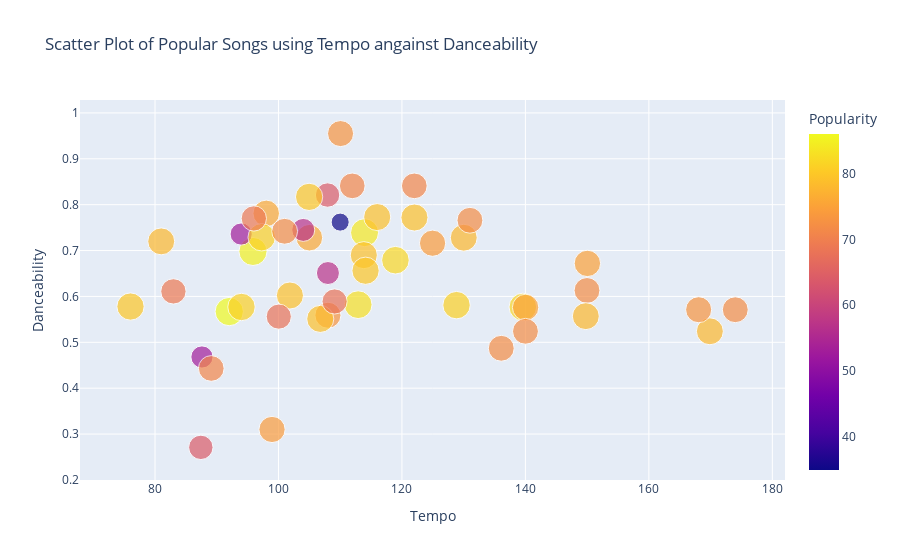

Notebook code cell kept with this figure:
### Code cell
##================================================================
## Using the Tempo column against the Danceability column to
## determine the scatter plots of popular songs in the playlist.
##================================================================

fig = px.scatter(playlist, x = playlist['Tempo'], y = playlist['Danceability'], color = playlist['Popularity'], 
                size = playlist['Popularity'], title = 'Scatter Plot of Popular Songs using Tempo angainst Danceability')

fig.show()

### Figure 1 — Plotly figure (JSON) as saved in the notebook; plotly's stock layout.template omitted (floating-point values rounded to 4 significant figures)
{"data": [{"hovertemplate": "Tempo=%{x}<br>Danceability=%{y}<br>Popularity=%{marker.color}<extra></extra>", "legendgroup": "", "marker": {"color": [64, 72, 86, 80, 35, 64, 84, 79, 68, 80, 79, 76, 81, 79, 53, 83, 78, 74, 78, 85, 79, 82, 76, 73, 73, 57, 72, 82, 78, 79, 71, 72, 75, 71, 81, 68, 69, 53, 75, 81, 78, 80, 72, 74, 57, 72, 73, 69, 72, 71], "coloraxis": "coloraxis", "size": [64, 72, 86, 80, 35, 64, 84, 79, 68, 80, 79, 76, 81, 79, 53, 83, 78, 74, 78, 85, 79, 82, 76, 73, 73, 57, 72, 82, 78, 79, 71, 72, 75, 71, 81, 68, 69, 53, 75, 81, 78, 80, 72, 74, 57, 72, 73, 69, 72, 71], "sizemode": "area", "sizeref": 0.215, "symbol": "circle"}, "mode": "markers", "name": "", "orientation": "v", "showlegend": false, "type": "scatter", "x": [108.0, 150.0, 92.03, 76.03, 110.0, 87.42, 113.9, 101.9, 100.1, 105.0, 122.0, 105.0, 128.8, 113.8, 87.61, 112.9, 130.0, 98.96, 149.8, 95.87, 116.0, 118.9, 98.02, 110.1, 108.0, 108.0, 174.0, 139.6, 169.9, 106.8, 112.0, 131.0, 150.0, 122.0, 94.01, 109.1, 82.98, 93.96, 140.0, 97.28, 81.01, 114.1, 140.0, 125.0, 104.0, 101, 168.1, 96.01, 136.1, 89.11], "xaxis": "x", "y": [0.821, 0.613, 0.567, 0.578, 0.762, 0.271, 0.739, 0.602, 0.556, 0.817, 0.772, 0.728, 0.581, 0.69, 0.468, 0.582, 0.728, 0.31, 0.557, 0.698, 0.773, 0.679, 0.781, 0.955, 0.559, 0.651, 0.571, 0.577, 0.524, 0.551, 0.841, 0.766, 0.672, 0.841, 0.577, 0.589, 0.611, 0.736, 0.576, 0.729, 0.72, 0.656, 0.524, 0.716, 0.745, 0.742, 0.571, 0.77, 0.487, 0.443], "yaxis": "y"}], "layout": {"coloraxis": {"colorbar": {"title": {"text": "Popularity"}}, "colorscale": [[0, "#0d0887"], [0.1111, "#46039f"], [0.2222, "#7201a8"], [0.3333, "#9c179e"], [0.4444, "#bd3786"], [0.5556, "#d8576b"], [0.6667, "#ed7953"], [0.7778, "#fb9f3a"], [0.8889, "#fdca26"], [1, "#f0f921"]]}, "legend": {"itemsizing": "constant", "tracegroupgap": 0}, "title": {"text": "Scatter Plot of Popular Songs using Tempo angainst Danceability"}, "xaxis": {"anchor": "y", "domain": [0, 1], "title": {"text": "Tempo"}}, "yaxis": {"anchor": "x", "domain": [0, 1], "title": {"text": "Danceability"}}}}
